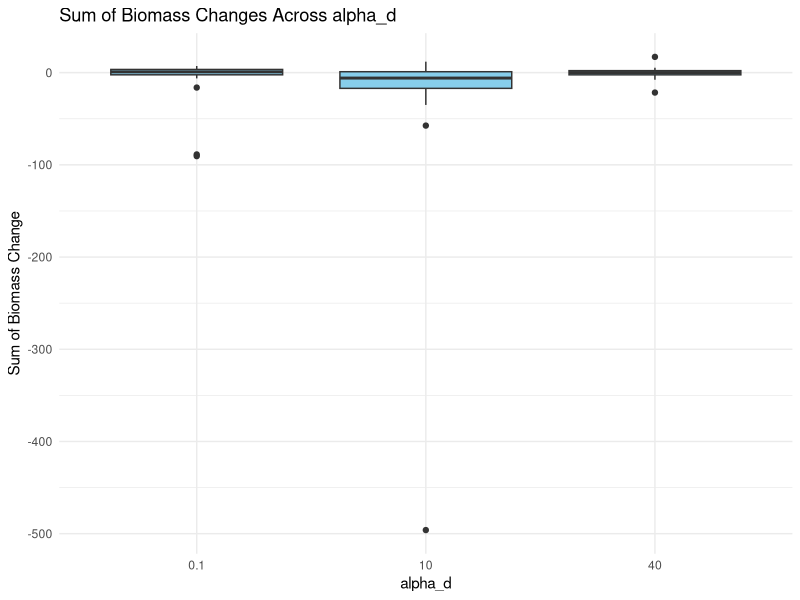
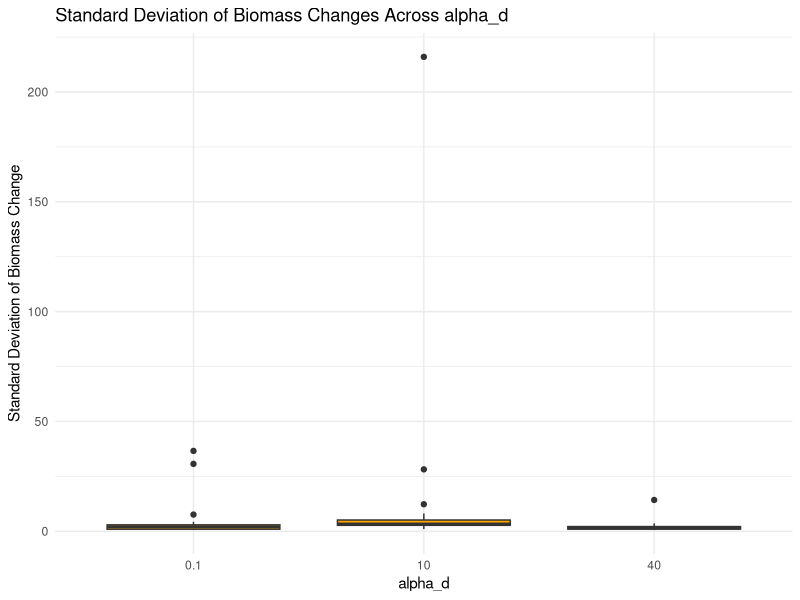
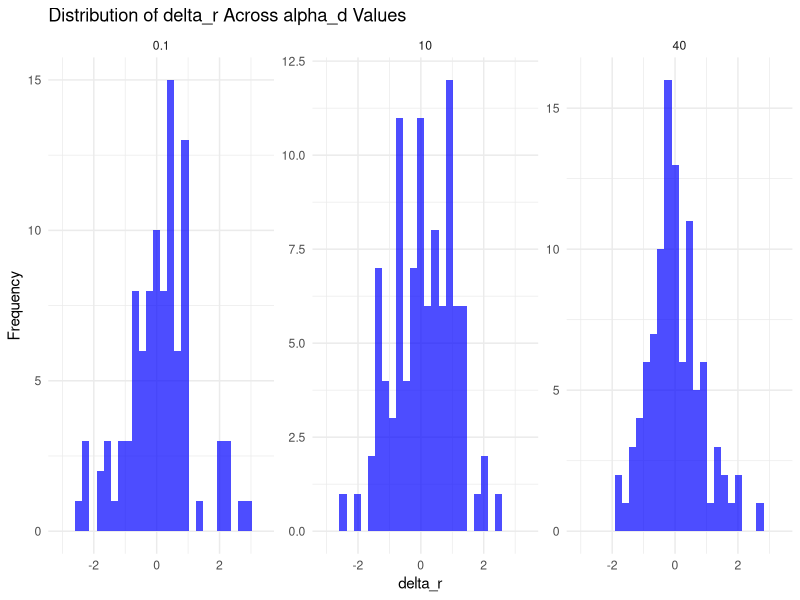
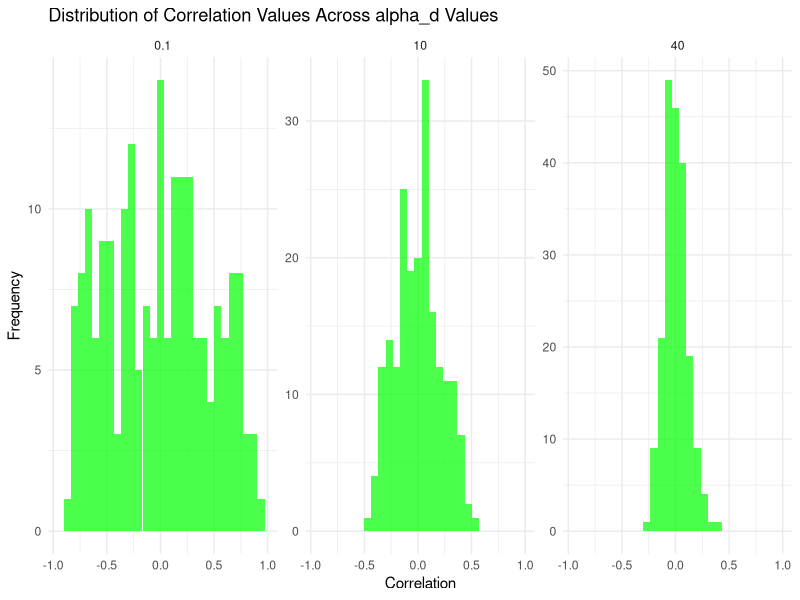
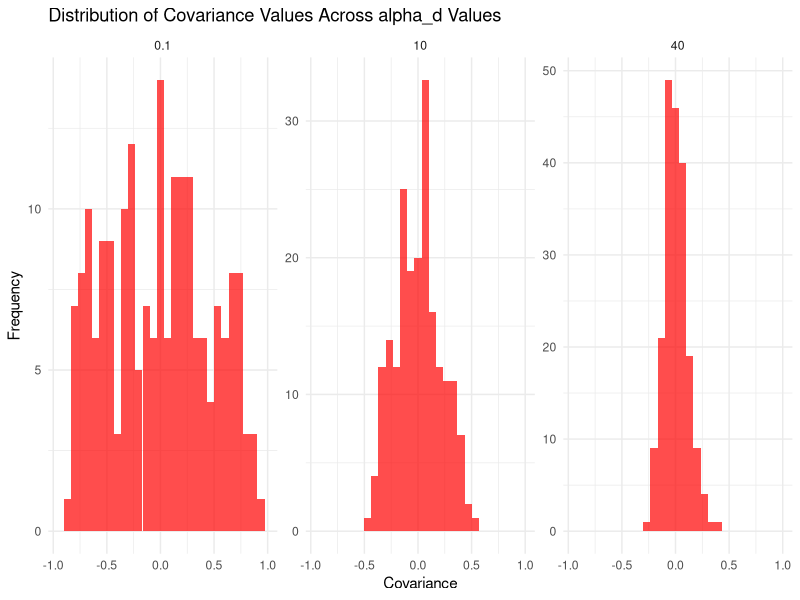

Write the R code that produced these figures, in order.
library(ggplot2)
library(tidyr)
library(dplyr)
library(Matrix)
library(deSolve)
library(clusterGeneration)


# Function to simulate quantitative network
sim_quantitative_network <- function(Net_type, S, C, aij_params) {
  A <- matrix(0, S, S)
  n_pairs <- S * (S - 1) / 2
  B <- runif(n_pairs) <= C
  if (Net_type == "predator-prey") { 
    aij <- -abs(rnorm(n_pairs, aij_params[1], aij_params[2]))
    A[upper.tri(A)] <- B * aij
    A <- t(A)
    aij <- abs(rnorm(n_pairs, aij_params[1], aij_params[2]))
    A[upper.tri(A)] <- B * aij
  } 
  diag(A) <- -runif(S, min = 0, max = 1)
  while(max(Re(eigen(A)$values)) > 0){
    diag(A) <- -runif(S, min = 0, max = 1)
  }
  return(A)
}

# Function to simulate dynamics
fw.model <- function(t, B, params) {
  with(as.list(c(B, params)), {
    B[B < 10^-8] <- 0 
    B[B < 0] <- 0 # Prevent negative biomass
    dBdt <- (params$r + params$A %*% B) * B
    list(dBdt)
  })
}


eventfun <- function(t, B, parms){
  with(as.list(B), {
    B[B < 1e-6] <- 0
    return(B)
  })
}

simulate_dynamics_c <- function(params, model, init_biomass = runif(params$S, min = 1, max = 10)) {
  init_biomass <- as.numeric(init_biomass)
  times <- seq(from = 1, to = params$maxt)
  out <- deSolve::ode(
    y = init_biomass,
    times = times,
    func = fw.model,
    parms = params,
    events = list(func = eventfun, time = times)
  ) %>% as.data.frame()
  return(out)
}


# Function to simulate response
simulate_response <- function(S, C, aij_params, mu_delta_r, sd_delta_r, sd_X, maxt, alpha_d){
  
  # Compute C matrix using rcorrmatrix
  cor_matrix <- clusterGeneration::rcorrmatrix(d = S, alphad = alpha_d)
  
  # Create covariance matrix
  covMat <- diag(sd_X) %*% cor_matrix %*% diag(sd_X)
  
  # Simulate interaction matrix A
  A <- sim_quantitative_network("predator-prey", S = S, C = C, aij_params = aij_params)
  
  equilibrium_pre <- runif(S, 1, 10)
  r_pre <- -A %*% equilibrium_pre
  dyn_params <- list(A = A, r = r_pre, S = S, maxt = maxt) 
  pre_perturb <- simulate_dynamics_c(dyn_params, fw.model)
  equilibrium_pre <- as.numeric(pre_perturb[nrow(pre_perturb), -1])
  
  # Generate delta_r
  delta_r <- MASS::mvrnorm(n = 1, mu =  rep(0, S), Sigma = covMat, empirical = FALSE)
  
  dyn_params$r <- dyn_params$r + delta_r 
  post_perturb <- simulate_dynamics_c(dyn_params, fw.model, init_biomass = equilibrium_pre)
  equilibrium_post <- as.numeric(post_perturb[nrow(post_perturb), -1])
  
  df <- data.frame(species = paste0("sp", c(1:S)), 
                   X_pre = equilibrium_pre, 
                   X_post = equilibrium_post)
  
  return(list(df = df, pre_perturb = pre_perturb, 
              post_perturb = post_perturb, 
              Sigma = covMat, 
              C_matrix = cor_matrix, 
              delta_r = delta_r))
}




# Set up the alpha_d values and species number to test
alpha_d_values <- c(0.1, 10, 40)
S <- 5  # Fixed number of species

# Run the simulation for a fixed number of species and varying alpha_d values
results <- data.frame()

# Initialize delta_r_values, cor_values, and cov_values
delta_r_values <- data.frame(species = character(0), alpha_d = numeric(0), delta_r = numeric(0))
cor_values <- data.frame(alpha_d = numeric(0), correlation = numeric(0))
cov_values <- data.frame(alpha_d = numeric(0), covariance = numeric(0))

nsim <- 20  # Number of simulations per scenario

for (alpha_d in alpha_d_values) {
  print(paste("Running simulation for alpha_d =", alpha_d))
  
  for (j in 1:nsim) {
    result <- simulate_response(S = S, 
                                C = 0.2, 
                                aij_params = c(0, 0.5), 
                                mu_delta_r = 0, 
                                sd_delta_r = 0.5, 
                                sd_X = rep(1, S), 
                                maxt = 100, 
                                alpha_d = alpha_d)
    
    df <- result$df
    delta_r <- result$delta_r  # Capture delta_r values
    cor_matrix <- result$C_matrix  # Correlation matrix
    cov_matrix <- result$Sigma  # Covariance matrix
    
    # Store results for sum_deltaX and sd_deltaX
    results <- rbind(
      results,
      data.frame(
        alpha_d = alpha_d,
        sum_deltaX = sum(df$X_pre - df$X_post),
        sd_deltaX = sd(df$X_pre - df$X_post)
      )
    )
    
    # Store delta_r values for each species
    delta_r_df <- data.frame(
      alpha_d = rep(alpha_d, length(delta_r)),
      delta_r = delta_r,
      species = paste0("sp", seq_len(S))
    )
    
    # Store the values from the correlation and covariance matrices
    n_upper_tri <- S * (S - 1) / 2  # Number of elements in the upper triangle of the matrix
    
    cor_df <- data.frame(
      alpha_d = rep(alpha_d, n_upper_tri),
      correlation = cor_matrix[upper.tri(cor_matrix)]
    )
    
    cov_df <- data.frame(
      alpha_d = rep(alpha_d, n_upper_tri),
      covariance = cov_matrix[upper.tri(cov_matrix)]
    )
    
    # Append to results data frames
    delta_r_values <- rbind(delta_r_values, delta_r_df)
    cor_values <- rbind(cor_values, cor_df)
    cov_values <- rbind(cov_values, cov_df)
  }
}


# Plot results
# 1. Sum of biomass changes
p1 <- ggplot(results, aes(x = as.factor(alpha_d), y = sum_deltaX)) +
  geom_boxplot(fill = "skyblue") +
  labs(title = "Sum of Biomass Changes Across alpha_d", x = "alpha_d", y = "Sum of Biomass Change") +
  theme_minimal()

# 2. Standard deviation of biomass changes
p2 <- ggplot(results, aes(x = as.factor(alpha_d), y = sd_deltaX)) +
  geom_boxplot(fill = "orange") +
  labs(title = "Standard Deviation of Biomass Changes Across alpha_d", x = "alpha_d", y = "Standard Deviation of Biomass Change") +
  theme_minimal()


print(p1)
print(p2)

###########################

# Calculate global x-axis limits for delta_r, correlation, and covariance
delta_r_limits <- range(delta_r_values$delta_r, na.rm = TRUE)
correlation_limits <- range(cor_values$correlation, na.rm = TRUE)
covariance_limits <- range(cov_values$covariance, na.rm = TRUE)

# 1. Distribution of delta_r values across alpha_d
p3 <- ggplot(delta_r_values, aes(x = delta_r)) +
  geom_histogram(bins = 30, fill = "blue", alpha = 0.7) +
  facet_wrap(~ alpha_d, scales = "free") +
  xlim(delta_r_limits) +  # Apply global limits
  theme_minimal() +
  ggtitle("Distribution of delta_r Across alpha_d Values") +
  labs(x = "delta_r", y = "Frequency")

# 2. Distribution of correlation values across alpha_d
p4 <- ggplot(cor_values, aes(x = correlation)) +
  geom_histogram(bins = 30, fill = "green", alpha = 0.7) +
  facet_wrap(~ alpha_d, scales = "free") +
  xlim(correlation_limits) +  # Apply global limits
  theme_minimal() +
  ggtitle("Distribution of Correlation Values Across alpha_d Values") +
  labs(x = "Correlation", y = "Frequency")

# 3. Distribution of covariance values across alpha_d
p5 <- ggplot(cov_values, aes(x = covariance)) +
  geom_histogram(bins = 30, fill = "red", alpha = 0.7) +
  facet_wrap(~ alpha_d, scales = "free") +
  xlim(covariance_limits) +  # Apply global limits
  theme_minimal() +
  ggtitle("Distribution of Covariance Values Across alpha_d Values") +
  labs(x = "Covariance", y = "Frequency")


print(p3)
print(p4)
print(p5)
             
